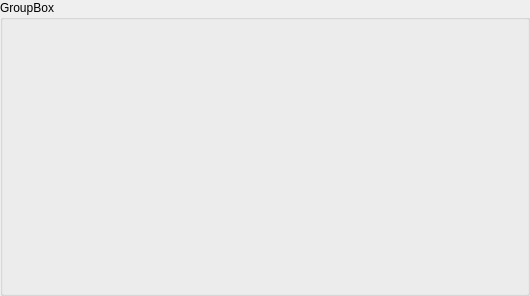
<?xml version="1.0" encoding="UTF-8"?>
<ui version="4.0">
 <class>PrefSheet</class>
 <widget class="QWidget" name="PrefSheet">
  <property name="geometry">
   <rect>
    <x>0</x>
    <y>0</y>
    <width>530</width>
    <height>296</height>
   </rect>
  </property>
  <property name="minimumSize">
   <size>
    <width>400</width>
    <height>0</height>
   </size>
  </property>
  <property name="windowTitle">
   <string>Form</string>
  </property>
  <property name="windowOpacity">
   <double>1.000000000000000</double>
  </property>
  <layout class="QVBoxLayout" name="verticalLayout_2">
   <property name="spacing">
    <number>0</number>
   </property>
   <property name="margin">
    <number>0</number>
   </property>
   <item>
    <widget class="QGroupBox" name="groupBox">
     <property name="sizePolicy">
      <sizepolicy hsizetype="Preferred" vsizetype="Preferred">
       <horstretch>0</horstretch>
       <verstretch>100</verstretch>
      </sizepolicy>
     </property>
     <property name="styleSheet">
      <string notr="true"/>
     </property>
     <property name="title">
      <string>GroupBox</string>
     </property>
     <layout class="QVBoxLayout" name="verticalLayout">
      <item>
       <widget class="QWidget" name="toolbar" native="true">
        <property name="toolTip">
         <string>edit</string>
        </property>
        <layout class="QHBoxLayout" name="horizontalLayout_4">
         <property name="spacing">
          <number>0</number>
         </property>
         <property name="margin">
          <number>0</number>
         </property>
         <item>
          <widget class="QWidget" name="widget" native="true">
           <property name="sizePolicy">
            <sizepolicy hsizetype="Preferred" vsizetype="Preferred">
             <horstretch>0</horstretch>
             <verstretch>0</verstretch>
            </sizepolicy>
           </property>
           <property name="minimumSize">
            <size>
             <width>0</width>
             <height>50</height>
            </size>
           </property>
           <property name="autoFillBackground">
            <bool>false</bool>
           </property>
           <property name="styleSheet">
            <string notr="true">background: transparent;</string>
           </property>
           <layout class="QHBoxLayout" name="horizontalLayout_2">
            <property name="spacing">
             <number>0</number>
            </property>
            <property name="margin">
             <number>0</number>
            </property>
            <item>
             <widget class="QPushButton" name="edit">
              <property name="minimumSize">
               <size>
                <width>24</width>
                <height>24</height>
               </size>
              </property>
              <property name="maximumSize">
               <size>
                <width>24</width>
                <height>24</height>
               </size>
              </property>
              <property name="autoFillBackground">
               <bool>false</bool>
              </property>
              <property name="styleSheet">
               <string notr="true">QPushButton {
     border: 2px solid #8f8f91;
     border-radius: 6px;
     background-color: qlineargradient(x1: 0, y1: 0, x2: 0, y2: 1,
                                       stop: 0 #f6f7fa, stop: 1 #dadbde);
 }

 QPushButton:pressed {
     background-color: qlineargradient(x1: 0, y1: 0, x2: 0, y2: 1,
                                       stop: 0 #dadbde, stop: 1 #f6f7fa);
 }

 QPushButton:flat {
     border: none; /* no border for a flat push button */
 }

 QPushButton:default {
     border-color: navy; /* make the default button prominent */
 }</string>
              </property>
              <property name="text">
               <string/>
              </property>
              <property name="icon">
               <iconset resource="resource.qrc">
                <normaloff>:/icons/images/lock_locked.png</normaloff>
                <normalon>:/icons/images/lock_unlocked.png</normalon>
                <disabledon>:/icons/images/lock_unlocked.png</disabledon>:/icons/images/lock_locked.png</iconset>
              </property>
              <property name="iconSize">
               <size>
                <width>16</width>
                <height>16</height>
               </size>
              </property>
              <property name="checkable">
               <bool>true</bool>
              </property>
              <property name="default">
               <bool>false</bool>
              </property>
              <property name="flat">
               <bool>true</bool>
              </property>
             </widget>
            </item>
            <item>
             <widget class="QPushButton" name="moveDown">
              <property name="minimumSize">
               <size>
                <width>24</width>
                <height>24</height>
               </size>
              </property>
              <property name="maximumSize">
               <size>
                <width>24</width>
                <height>24</height>
               </size>
              </property>
              <property name="toolTip">
               <string>move down</string>
              </property>
              <property name="styleSheet">
               <string notr="true">QPushButton {
     border: 2px solid #8f8f91;
     border-radius: 6px;
     background-color: qlineargradient(x1: 0, y1: 0, x2: 0, y2: 1,
                                       stop: 0 #f6f7fa, stop: 1 #dadbde);
 }

 QPushButton:pressed {
     background-color: qlineargradient(x1: 0, y1: 0, x2: 0, y2: 1,
                                       stop: 0 #dadbde, stop: 1 #f6f7fa);
 }

 QPushButton:flat {
     border: none; /* no border for a flat push button */
 }

 QPushButton:default {
     border-color: navy; /* make the default button prominent */
 }</string>
              </property>
              <property name="text">
               <string/>
              </property>
              <property name="icon">
               <iconset resource="resource.qrc">
                <normaloff>:/icons/images/arrow_down.png</normaloff>:/icons/images/arrow_down.png</iconset>
              </property>
              <property name="flat">
               <bool>true</bool>
              </property>
             </widget>
            </item>
            <item>
             <widget class="QPushButton" name="moveUp">
              <property name="minimumSize">
               <size>
                <width>24</width>
                <height>24</height>
               </size>
              </property>
              <property name="maximumSize">
               <size>
                <width>24</width>
                <height>24</height>
               </size>
              </property>
              <property name="toolTip">
               <string>move up</string>
              </property>
              <property name="styleSheet">
               <string notr="true">QPushButton {
     border: 2px solid #8f8f91;
     border-radius: 6px;
     background-color: qlineargradient(x1: 0, y1: 0, x2: 0, y2: 1,
                                       stop: 0 #f6f7fa, stop: 1 #dadbde);
 }

 QPushButton:pressed {
     background-color: qlineargradient(x1: 0, y1: 0, x2: 0, y2: 1,
                                       stop: 0 #dadbde, stop: 1 #f6f7fa);
 }

 QPushButton:flat {
     border: none; /* no border for a flat push button */
 }

 QPushButton:default {
     border-color: navy; /* make the default button prominent */
 }</string>
              </property>
              <property name="text">
               <string/>
              </property>
              <property name="icon">
               <iconset resource="resource.qrc">
                <normaloff>:/icons/images/arrow_up.png</normaloff>:/icons/images/arrow_up.png</iconset>
              </property>
              <property name="flat">
               <bool>true</bool>
              </property>
             </widget>
            </item>
            <item>
             <widget class="QPushButton" name="remove">
              <property name="minimumSize">
               <size>
                <width>24</width>
                <height>24</height>
               </size>
              </property>
              <property name="maximumSize">
               <size>
                <width>24</width>
                <height>24</height>
               </size>
              </property>
              <property name="toolTip">
               <string>Remove</string>
              </property>
              <property name="styleSheet">
               <string notr="true">QPushButton {
     border: 2px solid #8f8f91;
     border-radius: 6px;
     background-color: qlineargradient(x1: 0, y1: 0, x2: 0, y2: 1,
                                       stop: 0 #f6f7fa, stop: 1 #dadbde);
 }

 QPushButton:pressed {
     background-color: qlineargradient(x1: 0, y1: 0, x2: 0, y2: 1,
                                       stop: 0 #dadbde, stop: 1 #f6f7fa);
 }

 QPushButton:flat {
     border: none; /* no border for a flat push button */
 }

 QPushButton:default {
     border-color: navy; /* make the default button prominent */
 }</string>
              </property>
              <property name="text">
               <string/>
              </property>
              <property name="icon">
               <iconset resource="resource.qrc">
                <normaloff>:/icons/images/delete.png</normaloff>:/icons/images/delete.png</iconset>
              </property>
              <property name="flat">
               <bool>true</bool>
              </property>
             </widget>
            </item>
            <item>
             <widget class="DragLabel" name="dragLabel">
              <property name="minimumSize">
               <size>
                <width>20</width>
                <height>20</height>
               </size>
              </property>
              <property name="maximumSize">
               <size>
                <width>20</width>
                <height>20</height>
               </size>
              </property>
              <property name="cursor">
               <cursorShape>ClosedHandCursor</cursorShape>
              </property>
              <property name="styleSheet">
               <string notr="true">QLabel {
     border-radius: 6px;
     background-color: qlineargradient(x1: 0, y1: 0, x2: 0, y2: 1,
                                       stop: 0 #f6f7fa, stop: 1 #dadbde);
 }</string>
              </property>
              <property name="pixmap">
               <pixmap resource="resource.qrc">:/icons/images/move.png</pixmap>
              </property>
              <property name="scaledContents">
               <bool>true</bool>
              </property>
              <property name="alignment">
               <set>Qt::AlignRight|Qt::AlignTrailing|Qt::AlignVCenter</set>
              </property>
             </widget>
            </item>
           </layout>
          </widget>
         </item>
        </layout>
       </widget>
      </item>
      <item>
       <widget class="QWidget" name="content" native="true">
        <property name="sizePolicy">
         <sizepolicy hsizetype="Preferred" vsizetype="Preferred">
          <horstretch>1</horstretch>
          <verstretch>1</verstretch>
         </sizepolicy>
        </property>
        <property name="autoFillBackground">
         <bool>false</bool>
        </property>
       </widget>
      </item>
     </layout>
    </widget>
   </item>
  </layout>
 </widget>
 <customwidgets>
  <customwidget>
   <class>DragLabel</class>
   <extends>QLabel</extends>
   <header>wallaby.frontends.qt.widgets.drag.dragLabel</header>
  </customwidget>
 </customwidgets>
 <resources>
  <include location="resource.qrc"/>
 </resources>
 <connections/>
</ui>
